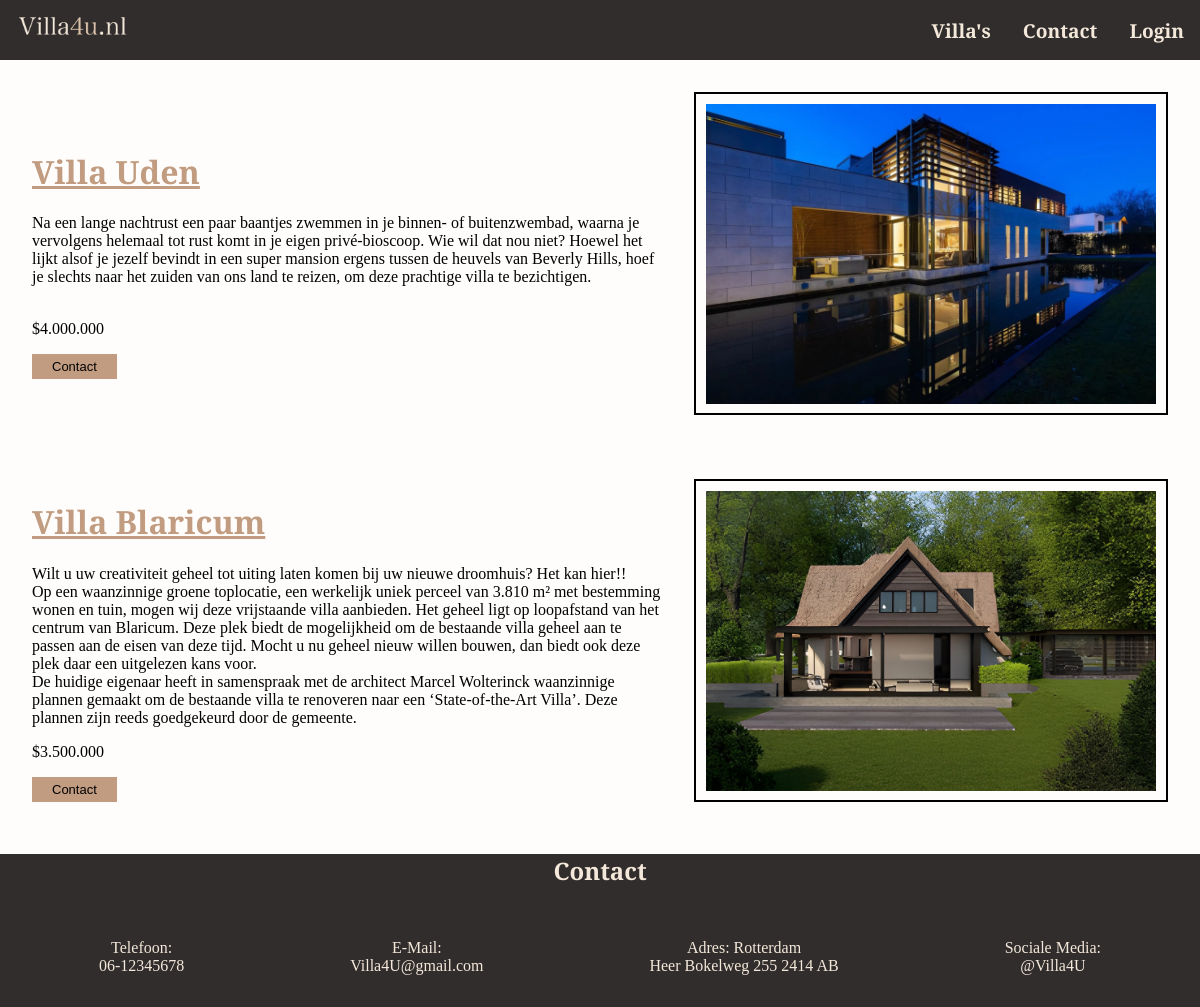
The app's page /villalist.php with its own data.
### tables this page shows
CREATE TABLE "villas"
(
    id          INTEGER
        constraint table_name_pk
            primary key,
    name        TEXT,
    description TEXT,
    price       REAL,
    thumbnail   TEXT,
    banner      TEXT
, photopath TEXT, "description0" TEXT, "description1" TEXT);

### utils/authenticate.php (called while the page is built, shortened)
<?php
$authenticated = false;

### utils/loadvillas.php (called while the page is built)
<?php
$db = new SQLite3("villa.sqlite");
$villas = $db->query("SELECT * FROM villas LIMIT 10;");

### villalist.php (the view, shortened to what this page needs)
<?php
    require("utils/loadvillas.php");
?>
<!doctype html>
<html lang="en">
<head>
    <link rel="stylesheet" href="css/headerfooter.css">
    <link rel="stylesheet" href="css/villalist.css">
</head>
<body>
    <?php
        require("utils/header.php")
    ?>
    <main>
        <?php while($res = $villas->fetchArray()) { ?>
            <form class="villa" action="contactform.php" method="post">
                <div class="villa-title">
                    <a href="/#"><h1><?= $res['name'] ?></h1></a>
                    <p><?= $res['description'] ?><br>
                    <?= $res['description0'] ?><br>
                    <?= $res['description1'] ?></p>
                    <p><?= $res['price'] ?></p>
                    <button type="submit" id="button">Contact</button>
                </div>
                <div class="villa-thumbnail">
                    <img src="<?= $res["photopath"]?>" alt="villa">
                </div>
            </form>
        <?php } ?>
    </main>
    <?php
        require("utils/footer.php")
    ?>
</body>
</html>

### utils/header.php
<?php
    require("authenticate.php");
?>
<header>
    <a href="index.php"><img alt="logo" src="image/lightlogosmall.png"></a>
    <nav>
        <a href="villalist.php"><strong>Villa's</strong></a>
        <a href="contact.php"><strong>Contact</strong></a>
        <?php if($authenticated) : ?>
            <a href="#"><strong><?= $name ?></strong></a>
        <?php else :?>
            <a href="login.php"><strong>Login</strong></a>
        <?php endif;?>
    </nav>
</header>

### utils/footer.php
<footer>
    <h2>Contact</h2>
    <div id="footer-info">
        <p>Telefoon: <br>06-12345678</p>
        <p>E-Mail: <br>Villa4U@gmail.com</p>
        <p>Adres: Rotterdam  <br>Heer Bokelweg 255 2414 AB </p>
        <p>Sociale Media: <br>@Villa4U</p>
    </div>
</footer>

### css/headerfooter.css (style rules this page uses)
body { margin: 0; min-height: 100vh; font-family: 'EB Garamond', serif; background-color: #fffdfb; max-width: 100%; }
header { display: flex; position: sticky; align-items: center; justify-content: space-between; padding: 0 1rem 0 1rem; top: 0; background-color: #302d2c; color: #f4e8da; height: 60px; }
header img { height: 4rem; }
nav { display: flex; gap: 2rem; font-size: 1.2rem; }
nav a { color: #f4e8da; text-decoration: none; }
footer { background-color: #302d2c; text-align: center; }
#footer-info { display: flex; align-items: center; justify-content: space-around; flex-wrap: wrap; padding: 1rem; }
footer h2 { color: #f4e8da; }
#footer-info p { color: #f4e8da; }

### css/villalist.css (style rules this page uses)
.villa { display: flex; justify-content: space-between; align-items: center; padding: 2rem; }
.villa-title a { text-decoration: #c19c81 underline; }
.villa-title h1 { display: block; color: #c19c81; }
.villa-title p { padding-right: 2rem; max-width: 90vh; }
.villa-thumbnail { border: 2px solid black; padding: 10px; padding-bottom: 5px; }
.villa-thumbnail img { max-width: 450px; min-width: 200px; }
#button { background-color: #c19c81; border: none; color: white; padding: 5px 20px; text-align: center; text-decoration: none; font-size: 13px; color: black; }

### records on screen
villas: name "Villa Uden", description "Na een lange nachtrust een paar baantjes zwemmen in je binnen- of buitenzwembad, waarna je vervolgens helemaal tot rust komt in je eigen privé-bioscoop. Wie wil dat nou niet? Hoewel het lijkt alsof je jezelf bevindt in een super mansion ergens tussen de heuvels van Beverly Hills, hoef je slechts naar het zuiden van ons land te reizen, om deze prachtige villa te bezichtigen.", price "$4.000.000", photopath (picture)
villas: name "Villa Blaricum", description "Wilt u uw creativiteit geheel tot uiting laten komen bij uw nieuwe droomhuis? Het kan hier!!", description0 "Op een waanzinnige groene toplocatie, een werkelijk uniek perceel van 3.810 m² met bestemming wonen en tuin, mogen wij deze vrijstaande villa aanbieden. Het geheel ligt op loopafstand van het centrum van Blaricum. Deze plek biedt de mogelijkheid om de bestaande villa geheel aan te passen aan de eisen van deze tijd. Mocht u nu geheel nieuw willen bouwen, dan biedt ook deze plek daar een uitgelezen kans voor.", description1 "De huidige eigenaar heeft in samenspraak met de architect Marcel Wolterinck waanzinnige plannen gemaakt om de bestaande villa te renoveren naar een ‘State-of-the-Art Villa’. Deze plannen zijn reeds goedgekeurd door de gemeente.", price "$3.500.000", photopath (picture)
